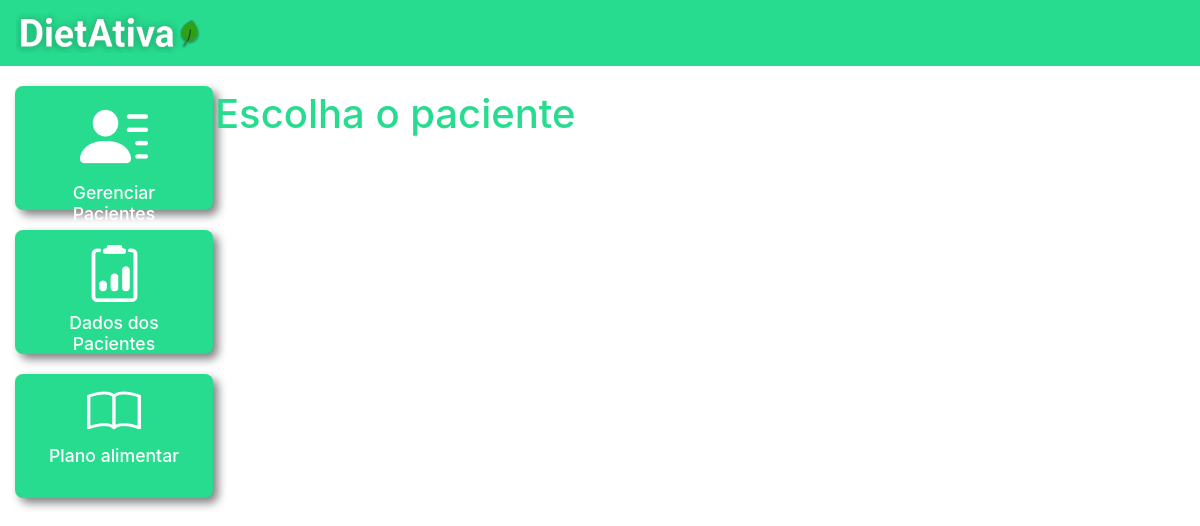
Page /dados_paciente/ (signed in) on the earlier database version.
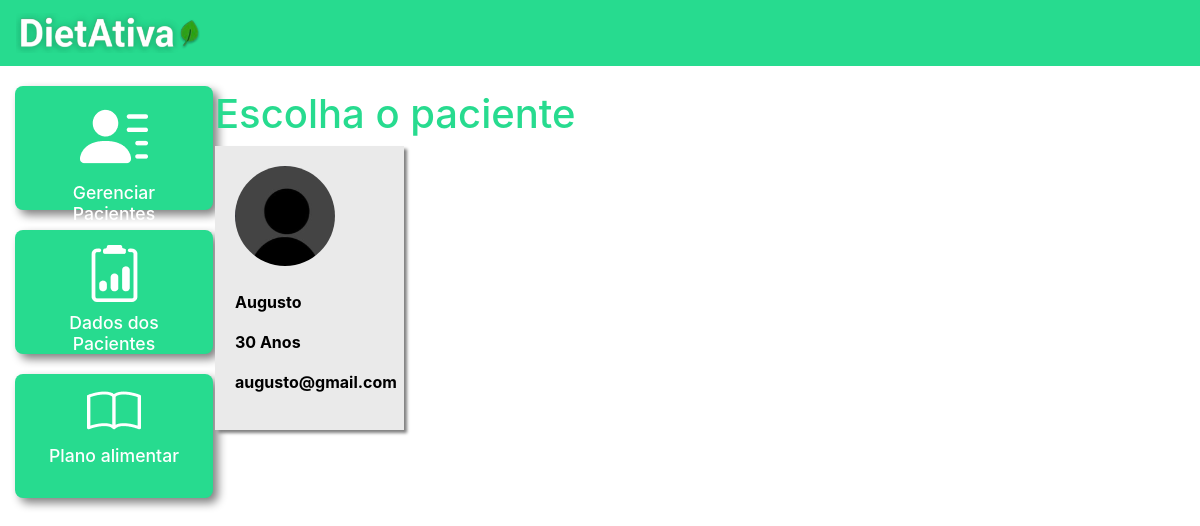
Same page on the later database version.
### plataforma/models.py (models this page shows, shortened)
class Pacientes(models.Model):
    choices_sexo = (('F', 'Feminino'),
                    ('M', 'Masculino'))
    nome = models.CharField(max_length=50)
    sexo = models.CharField(max_length=1, choices=choices_sexo)
    idade = models.IntegerField()
    email = models.EmailField()
    telefone = models.CharField(max_length=19)
    nutri = models.ForeignKey(User, on_delete=models.CASCADE)

### plataforma/views.py (the view)
# urls.py: path('dados_paciente/', views.dados_paciente_listar, name="dados_paciente_listar"),
@login_required(login_url='/auth/logar/')
def dados_paciente_listar(request):
        if request.method == "GET":
            pacientes = Pacientes.objects.filter(nutri=request.user)
            return render(request, 'dados_paciente_listar.html', {'pacientes': pacientes})

### plataforma/templates/dados_paciente_listar.html (shortened to what this page needs)
{% extends 'base_plataforma.html' %}
{% load static %}
{% block 'plataforma' %}
    <br>
		<h1 class="titulo">Escolha o paciente</h1>
    <div  class="row">
        {% for paciente in pacientes%}
            <div class="col-md-4">
                <a href="{% url 'dados_paciente' paciente.id %}" class="link-hover">
                    <div class="card-paciente">
                        <div class="foto-perfil">
                            {% if paciente.sexo == "M"%}
                                <img src="{% static 'plataforma/img/usuario.png' %}">
                            {% else %}
                                <img src="{% static 'plataforma/img/usuario.png' %}">
                            {% endif %}
                        </div>
                        <br>
                        <p class="dados">{{paciente.nome}}</p>
                        <p class="dados">{{paciente.idade}} Anos</p>
                        <p class="dados">{{paciente.email}}</p>
                    </div>
                </a>
            </div>
        {% endfor %}
    </div>
{% endblock%}

### templates/base_plataforma.html
{% extends 'base.html' %}
{% load static %}
{% block 'head' %}
<link rel="stylesheet" href="{% static 'plataforma/css/css.css' %}">
{% endblock %}
{% block 'body' %}
<div class="container-fluid">
    <div class="row">
        <div class="col-md-2">
            <a href="{% url 'pacientes' %}" class="link-lateral">
                <div class="card-lateral">
                    <img src="{% static 'plataforma/img/paciente.png' %}">
                    <h3>Gerenciar Pacientes</h3>
                </div>
            </a>
            <a href="{% url 'dados_paciente_listar' %}" class="link-lateral">
                <div class="card-lateral">
                    <img src="{% static 'plataforma/img/dados_paciente.png' %}">
                    <h3>Dados dos Pacientes</h3>
                </div>
            </a>
            <a href="{% url 'plano_alimentar' paciente.id %}" class="link-lateral">
                <div class="card-lateral">
                    <img src="{% static 'plataforma/img/plano_alimentar.png' %}">
                    <h3>Plano alimentar</h3>
                </div>
            </a>
        </div>
        <div class="col-md-8">
            {% block 'plataforma' %}
            {% endblock %}
        </div>
    </div>
</div>
{% endblock%}

### templates/base.html (shortened to what this page needs)
{% load static %}
<!doctype html>
<html lang="pt-BR">
  <head>
    {% block 'head' %}{% endblock  %}
    <link rel="stylesheet" href="https://cdn.jsdelivr.net/npm/bootstrap@4.6.1/dist/css/bootstrap.min.css">
  </head>
  <body>
    {% if user.is_authenticated %}
    <nav style="background-color: #27DB8F;" class="navbar navbar-expand-lg navbar-dark">
      <a class="navbar-brand" href="#">
        <img src="/static/autenticacao/img/DietAtivaLogo.png" alt="DietAtiva Logo" style="height: 40px; width: auto;">
      </a>
    </nav>
    {% endif %}
    {% block 'body' %}{% endblock  %}
  </body>
</html>

### templates/static/plataforma/css/css.css (style rules this page uses)
.card-lateral { background-color: #27DB8F; width: 198px; height: 124px; margin-top: 20px; padding: 15px; color: white; font-weight: bold; align-items: center; text-align: center; border-radius: 8px; box-shadow: 5px 5px 10px gray; }
.card-lateral h3 { margin-top: 10px; font-size: 1.1em; }
.titulo { color: #27DB8F; }
.card-paciente { background-color: #EAEAEA; width: 80%; box-shadow: 3px 3px 3px gray; padding: 20px; color: black; }
.foto-perfil { text-align: center; }
.foto-perfil img { display: flex; justify-content: center; }
.dados { font-weight: bold; }

Differences in the rows shown:
added Pacientes: nome "Augusto", idade "30", email "augusto@gmail.com"
